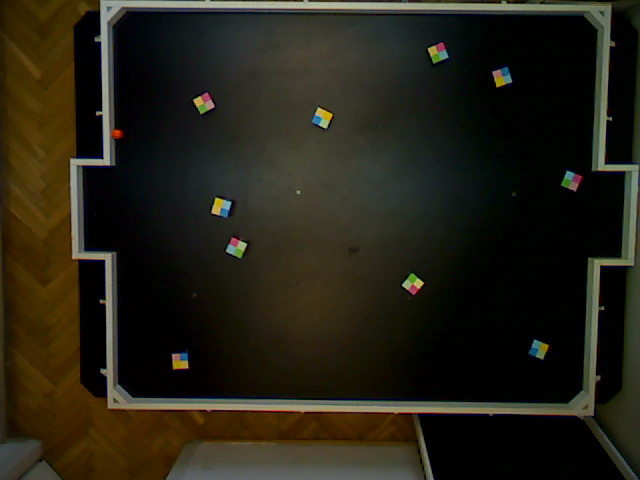
//> input picture src/img.png, 640 x 480 px
$ ./floodfill   (built with g++ and OpenCV 4)
//> lines starting //> are read from the running program, lines starting //| are printed output that depends on the picture; after the words box and inside, x2 and y2 are one past the last pixel; in counts of white or black regions, pixels touching at a corner belong together
#include <opencv/cv.h>
#include <vector>
#include <opencv/highgui.h>
#include <string>

#include <iostream>

int absi(int i){
    if (i<0) return -i;
    return i;
}
int absz(int i, int j){ return absi(i-j);}

int main(){
    cv::Mat img = cv::imread(std::string("img.png"));
//> img is the input picture: 480 rows x 640 cols, CV_8UC3; mean B, G, R 21.5, 33.5, 36.5
    std::vector<cv::Mat> planes;
    split(img, planes);
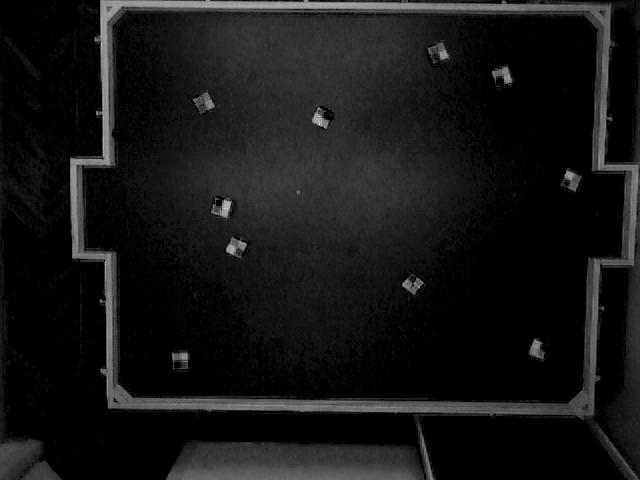
//> planes[0]: 480 rows x 640 cols, CV_8UC1; min 0, max 215, mean 21.5
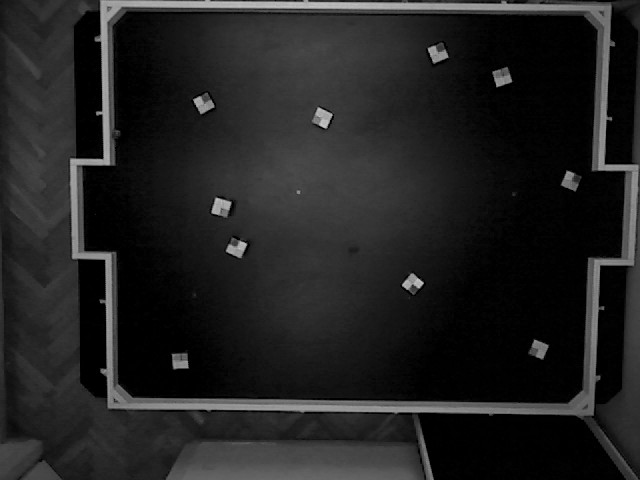
//> planes[1]: 480 rows x 640 cols, CV_8UC1; min 0, max 196, mean 33.5
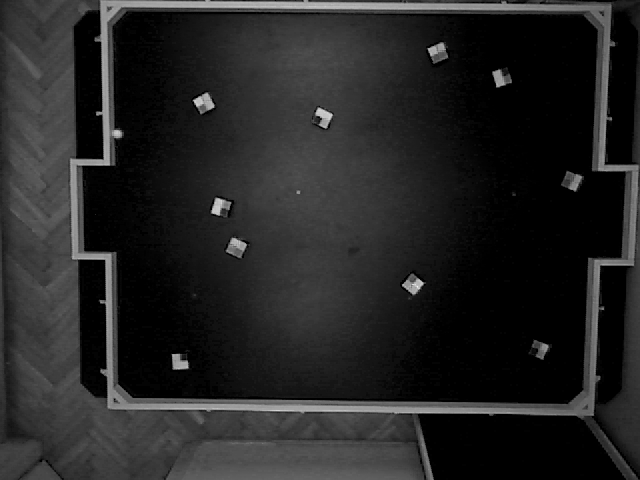
//> planes[2]: 480 rows x 640 cols, CV_8UC1; min 0, max 242, mean 36.5
    cv::Point start(327, 116);
    std::vector<cv::Point> v;
    v.push_back(start);

    uchar stb = planes[0].at<uchar>(start.y, start.x);
//> stb = 0
    uchar stg = planes[1].at<uchar>(start.y, start.x);
//> stg = 165
    uchar str = planes[2].at<uchar>(start.y, start.x);
//> str = 196

    std::cout<<stb+0<<" "<<stg+0<<" "<<str+0<<"*";
//| 0 165 196*
    int diff = 150;
    std::cout<<"a"<<std::endl;
    while (!v.empty()) {
        cv::Point p = v.back();
        v.pop_back();
        uchar& b = planes[0].at<uchar>(p.y, p.x);
        uchar& g = planes[1].at<uchar>(p.y, p.x);
        uchar& r = planes[2].at<uchar>(p.y, p.x);
        //std::cout<<p.x<<" "<<p.y<<":"<<b+0<<" "<<g+0<<" "<<r+0<<"|"<<std::endl;
        if (
            (absi(b-(int)stb)+
            absi(g-(int)stg)+
            absi(r-(int)str))<diff &&
            r!=255
            && p.x> 0 && p.y > 0 && p.x < planes[0].cols-1 && p.y < planes[0].rows-1
        ) {
            b=255;
            g=255;
            r=255;
            v.push_back(cv::Point(p.x-1, p.y-1));
            v.push_back(cv::Point(p.x-1, p.y));
            v.push_back(cv::Point(p.x-1, p.y+1));
            v.push_back(cv::Point(p.x, p.y-1));
            v.push_back(cv::Point(p.x, p.y));
            v.push_back(cv::Point(p.x, p.y+1));
            v.push_back(cv::Point(p.x+1, p.y-1));
            v.push_back(cv::Point(p.x+1, p.y));
            v.push_back(cv::Point(p.x+1, p.y+1));
        }
    }
//> this loop made 1036 passes

    std::cout<<"a"<<std::endl;
    cv::merge(planes, img);
//> planes[0]: 480 rows x 640 cols, CV_8UC1; 115 pixels changed, all inside (x1, y1, x2, y2) = (316, 108, 332, 123)

    cv::imwrite(std::string("img2.png"), img);
    //cv::imshow("image with grain", img);
    //cv::waitKey();
}
